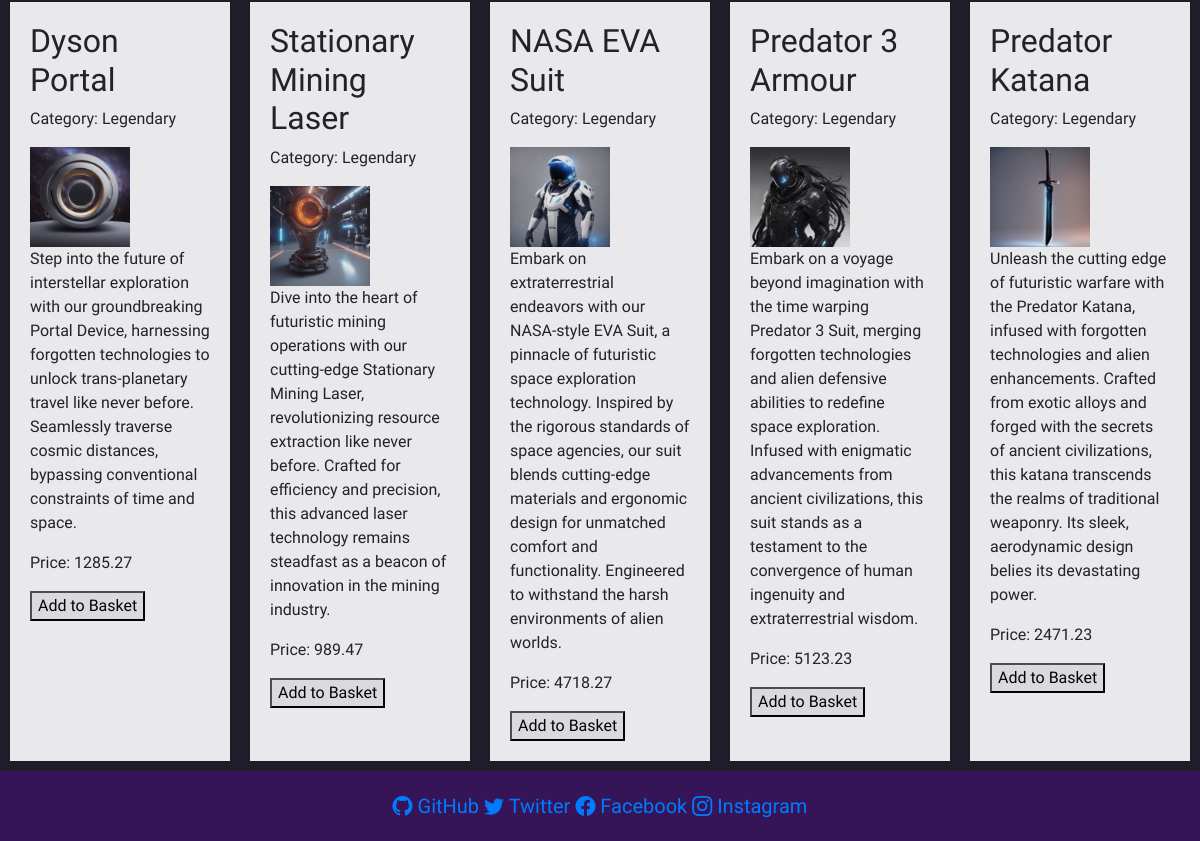
Before: /products/ (lower part) with the older database file.
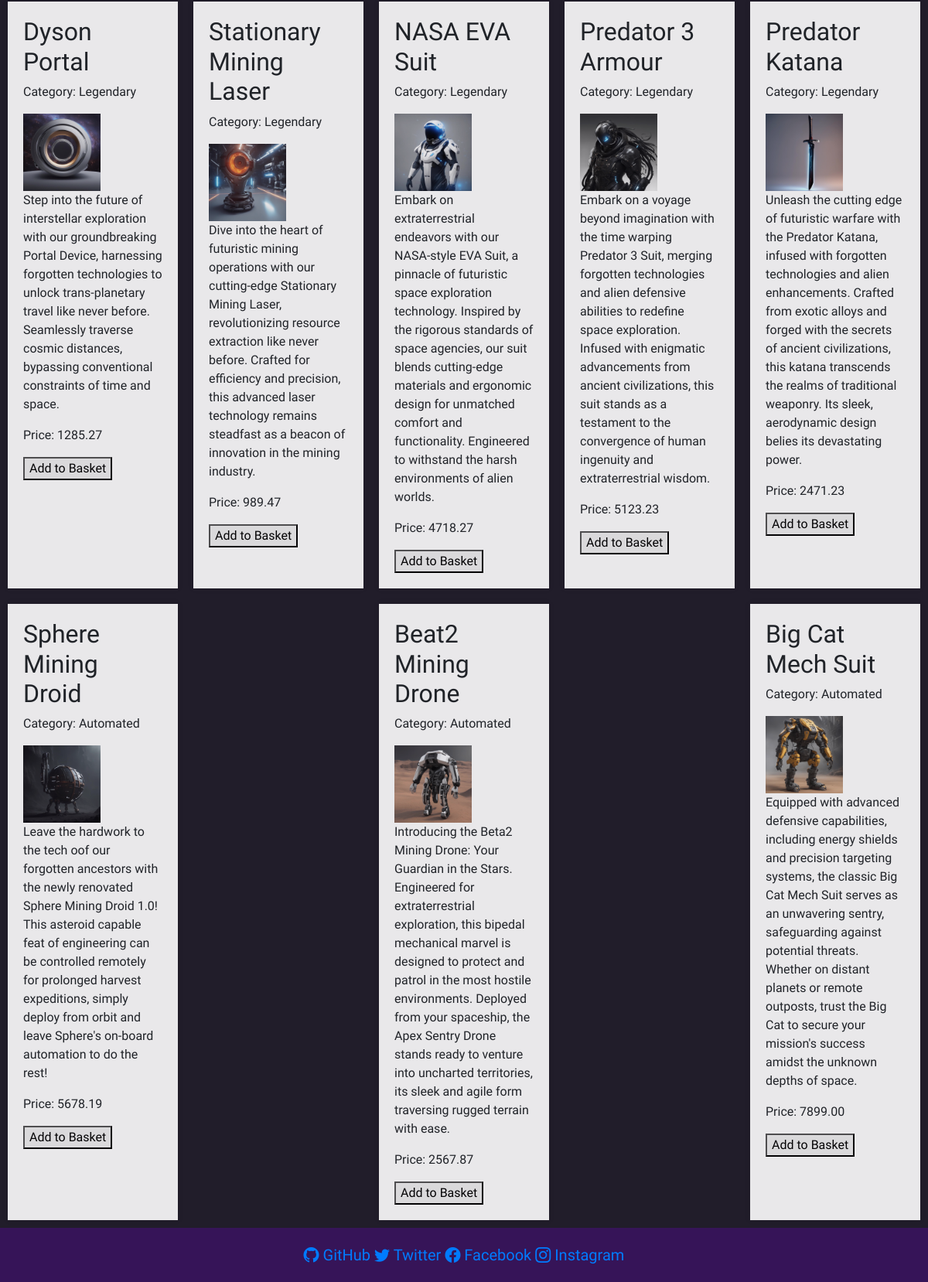
After: the same page with the newer database file.
### catalog/models.py (models this page shows, shortened)
class Product(models.Model):
    image = models.ImageField(upload_to='products/')
    title = models.CharField(max_length=200, default='Default Title')
    description = models.TextField()
    price = models.DecimalField(max_digits=6, decimal_places=2)
    category = models.ForeignKey(Category, null=True, blank=True, on_delete=models.CASCADE)
    featured = models.BooleanField(default=False)

class Category(models.Model):
    name = models.CharField(max_length=200)

### catalog/views.py (the view)
# urls.py: path('products/', views.products, name='products'),
def products(request):
    categories = Category.objects.prefetch_related(
        Prefetch('product_set', queryset=Product.objects.all(), to_attr='products')
    )
    return render(request, 'catalog/products.html', {'categories': categories})

### catalog/context_processors.py (called while the page is built)
def basket(request):
    if request.user.is_authenticated:
        basket, created = Basket.objects.get_or_create(user=request.user)
        return {'basket': basket}
    else:
        return {}

### catalog/templates/catalog/products.html (shortened to what this page needs)
{% extends 'catalog/base.html' %}
{% block content %}
{% for Category in categories %}
<div class="product-list">
    {% for product in Category.products %}
    <div class="product-item">
        <h2 class="product-title">{{ product.title }}</h2>
        <p class="product-category">Category: {{ Category.name }}</p>
        <img class="product-image" src="{{ product.image.url }}" alt="{{ product.title }}">
        <p class="product-description">{{ product.description }}</p>
        <p class="product-price">Price: {{ product.price }}</p>
        <form method="post" action="{% url 'add_to_basket' product.id %}">
            <button type="submit" class="add-to-basket">Add to Basket</button>
        </form>
    </div>
    {% empty %}
    <p class="no-products">No products available in this category.</p>
    {% endfor %}
</div>
{% endfor %}
{% endblock %}

Changed rows visible on the page:
added Category: name "Automated"
added Product: title "Sphere Mining Droid", image (picture), description "Leave the hardwork to the tech oof our forgotten ancestors with the newly renovated Sphere Mining Droid 1.0! This asteroid capable feat of engineering can be controlled remotely for prolonged harvest expeditions, simply deploy from orbit and leave Sphere's on-board automation to do the rest!", price "5678.19"
added Product: title "Beat2 Mining Drone", image (picture), description "Introducing the Beta2 Mining Drone: Your Guardian in the Stars. Engineered for extraterrestrial exploration, this bipedal mechanical marvel is designed to protect and patrol in the most hostile environments. Deployed from your spaceship, the Apex Sentry Drone stands ready to venture into uncharted territories, its sleek and agile form traversing rugged terrain with ease.", price "2567.87"
added Product: title "Big Cat Mech Suit", image (picture), description "Equipped with advanced defensive capabilities, including energy shields and precision targeting systems, the classic Big Cat Mech Suit serves as an unwavering sentry, safeguarding against potential threats. Whether on distant planets or remote outposts, trust the Big Cat to secure your mission's success amidst the unknown depths of space.", price "7899.00"
